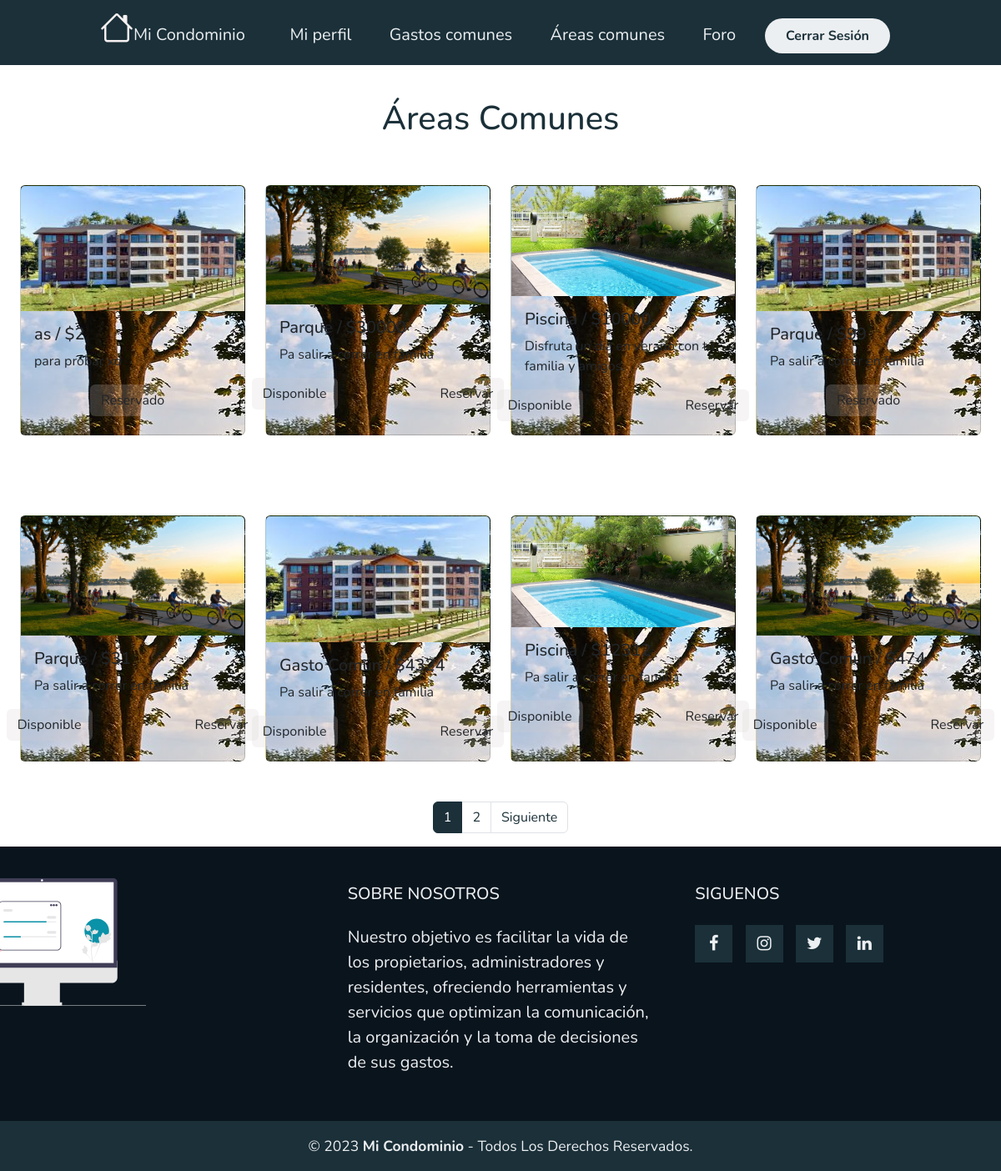
/AreasAdmin/ (signed in), run on the app's committed database.
### myapp/models.py (models this page shows, shortened)
class AreaComun(models.Model):
    ESTADO_RESERVA = (
        ('Disponible', 'Disponible'),
        ('Reservado', 'Reservado'),
    )
    estado_reserva = models.CharField(max_length=20, choices=ESTADO_RESERVA, default='Disponible')
    nombre = models.CharField(max_length=50)
    descripcion = models.TextField()
    monto = models.IntegerField()
    fecha = models.DateField(default=date.today)
    imagen = models.ImageField(upload_to="areas", null=True)

### myapp/views.py (the view)
# urls.py: path('AreasAdmin/',AreasAdmin,name="AreasAdmin"),
@login_required
def AreasAdmin(request):
    data = AreaComun.objects.all()
    page = request.GET.get('page', 1)
    try:
        paginator = Paginator(data, 8)
        data = paginator.page(page)
    except:
        raise Http404
    return render(request, 'myapp/Areas/AreasAdmin.html',{'entity' : data, 'paginator':paginator})

### myapp/templates/myapp/Areas/AreasAdmin.html (shortened to what this page needs)
{% extends 'myapp/base.html' %}
{% block contenido %}
{% load static %}
{% load humanize %}
<div style="color: #1b3039;  display: flex; align-items: center; justify-content: center; margin-top: 40px;">
    <h1>Áreas Comunes</h1>
</div>
<section class="container-fluid">
    <div class="row w-80 mx-auto catalogos-autos" id="color_btn_cat">
        {% for areas in entity %}
        <div class="col-lg-3 col-md-6 col-sm-12  my-5 d-flex justify-content-center icono2-wrap">
            <div class="card" style="width: 20rem;">
                {% if areas.imagen %}
                <img src="{{ areas.imagen.url }}" class="card-img-top" alt="test">
                {% endif %}
                <div class="card-body">
                    <h5 class="card-title">{{ areas.nombre }} / ${{ areas.monto }}</h5>
                    <p class="card-text">{{ areas.descripcion }}</p>
                    <div class="d-flex justify-content-center">
                        <a href="#" class="btn" style="background-color:#d4cccc36">{{ areas.estado_reserva }}</a>
                        {% if not user.is_staff %}
                        {% if areas.estado_reserva == 'Disponible' %}
                        <a href="{% url 'ReservarArea' areas.id %}" class="btn"
                            style="background-color:#d4cccc36; margin-left: 110px;">Reservar</a>
                        {% endif %}
                        {% endif %}
                    </div>
                </div>
            </div>
        </div>
        {% endfor %}
    </div>
</section>
<div>
    {% include 'myapp/Paginator.html' %}
</div>
{% endblock %}

### myapp/static/myapp/css/estilo.css/estilo.css (style rules this page uses)
* { box-sizing: border-box; margin: 0; padding: 0; font-family: 'Nunito', sans-serif; }
body { background-color: #fff; }
.card { background-image: url('/myapp/static/myapp/img/Parque.jpg');; }

### data on the page
AreaComun: imagen (picture), nombre "as", monto "2", descripcion "para probar xd", estado_reserva "Reservado"
AreaComun: imagen (picture), nombre "Parque", monto "30000", descripcion "Pa salir a correr en familia", estado_reserva "Disponible", shows "Reservar"
AreaComun: imagen (picture), nombre "Piscina", monto "10000", descripcion "Disfruta un dia en verano con tu familia y amigos.", estado_reserva "Disponible", shows "Reservar"
AreaComun: imagen (picture), nombre "Parque", monto "99", descripcion "Pa salir a correr en familia", estado_reserva "Reservado"
AreaComun: imagen (picture), nombre "Parque", monto "31", descripcion "Pa salir a correr en familia", estado_reserva "Disponible", shows "Reservar"
AreaComun: imagen (picture), nombre "Gasto Común", monto "4324", descripcion "Pa salir a correr en familia", estado_reserva "Disponible", shows "Reservar"
AreaComun: imagen (picture), nombre "Piscina", monto "12312", descripcion "Pa salir a correr en familia", estado_reserva "Disponible", shows "Reservar"
AreaComun: imagen (picture), nombre "Gasto Común", monto "474", descripcion "Pa salir a correr en familia", estado_reserva "Disponible", shows "Reservar"

### other printed values
{{ page }} "1" "2"
